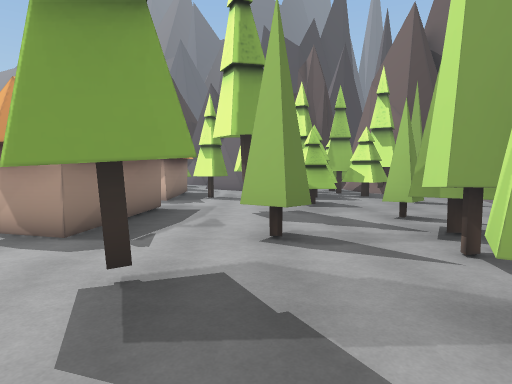
view 1 (above)

15 first-person views from a walk through a scene from a Unity 3-D project. The camera is 1.4 m above the floor, tilts 4° down and sees 75° across. The floor is counted in squares, 2 m on a side. Each view is taken from the middle of a square. On the plan, view 1 faces up. The plan holds only what a view shows up to about 10 squares ahead; the rest is blank. The place goes on beyond the plan. The player is left out. Some animated figures are not drawn.

view 2
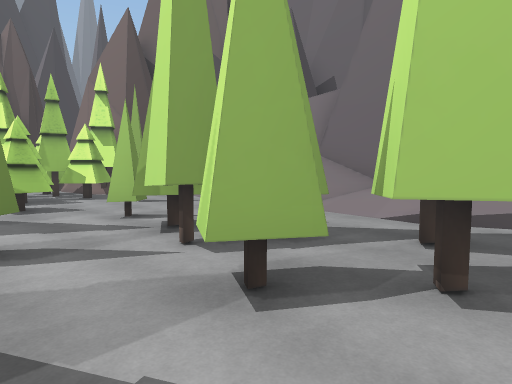

view 3
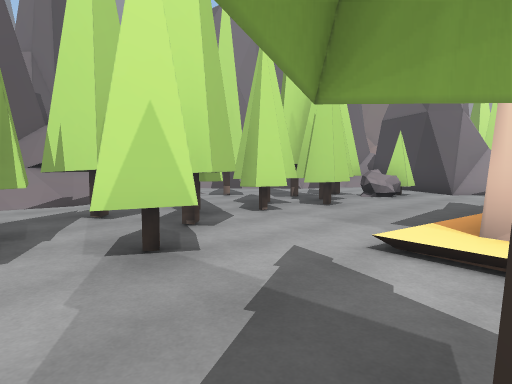

view 4
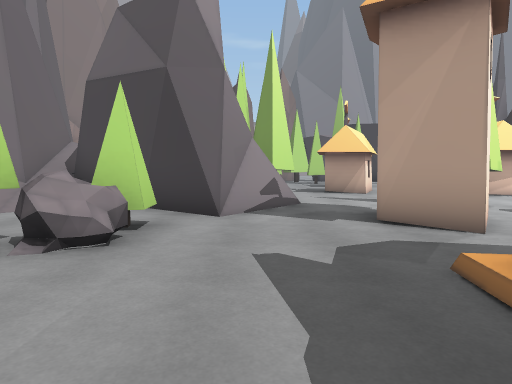

view 5
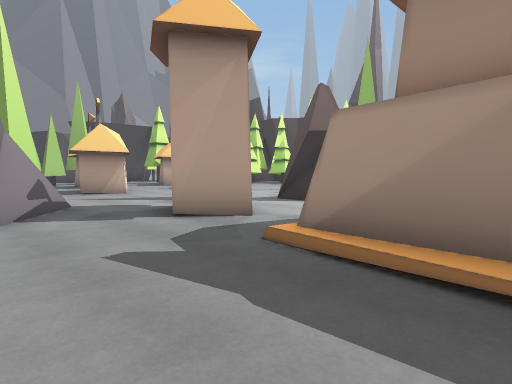

view 6
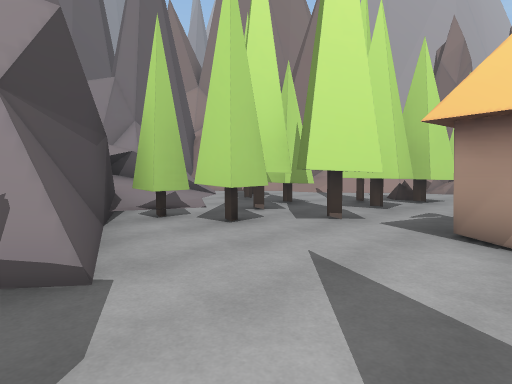

view 7
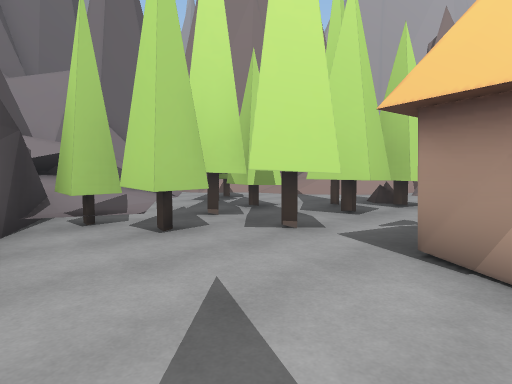

view 8
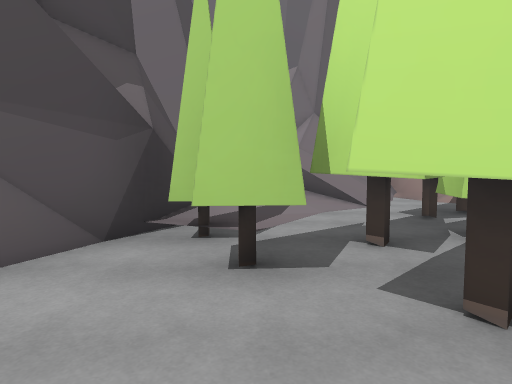

view 9
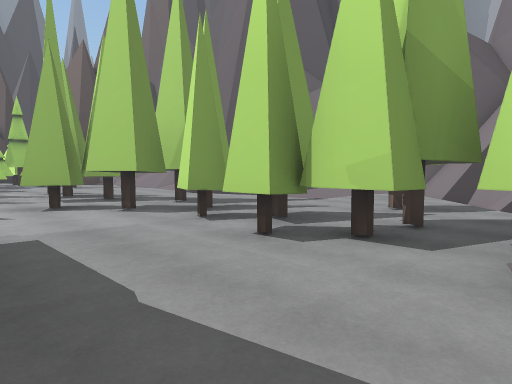

view 10
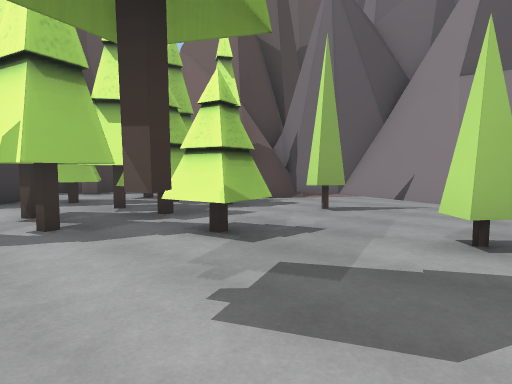

view 11
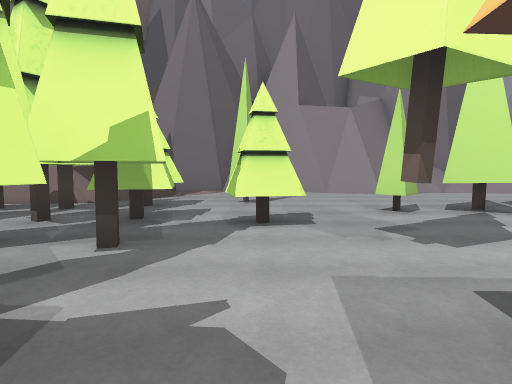

view 12
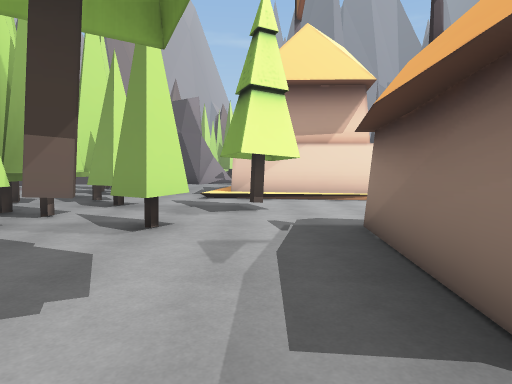

view 13
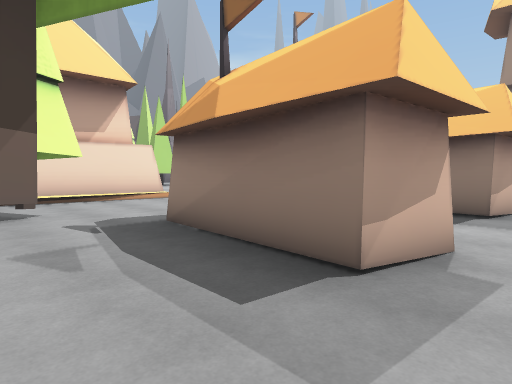

view 14
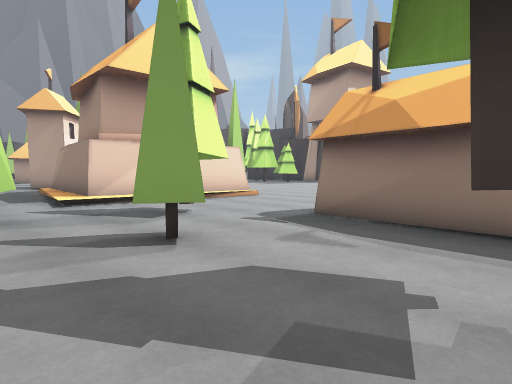

view 15
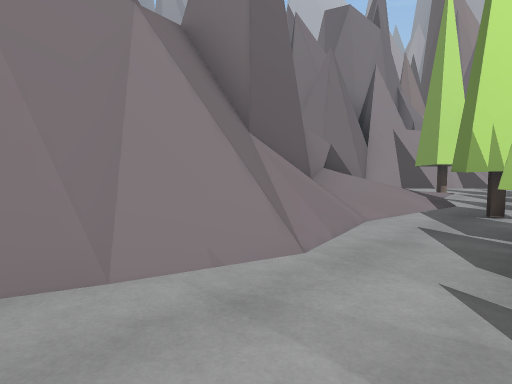

### Floor plan
Key: @ floor where view 1 was taken; # wall or solid block; . main floor; : floor 0.25 m higher than the main floor; / step, stairs or slope; H house; T tree; O other object.
Columns run from 3 left of view 1 to 8 right of it. Each row starts with its distance up from view 1.
 11 H  TT#TT##
 10 H.T#TTTT.#
  9 H..TTT...#
  8 ....TT.T.#
  7 HH.T....##
  6 HH....T.##
  5 H.....T.##
  4 HH.T.TT./##
  3 .....TT./##
  2 ..T.TT..//#
  1 .....#TT//##
  0 HH/@..TT// #
 -1 HHH/..T.///#
 -2  HH/..TT.T/#
 -3  HH/..TTTT##
 -4   H....TT##
 -5  .....TT
 -6 ..H...T.
 -7 .HH..# :
 -8 T...#####
 -9 T...####
-10 ......#####
-11 ....TTT#//#
-12  HH#TTT#//#
-13  H....TT//#
-14   ..TTTOO/#
-15    TT..O./#

Positions as (right, up) in squares from view 1, and headings:
1: (0, 0), facing up
2: (0, 0), facing up-right
3: (-1, 3), facing down-right
4: (1, -2), facing down
5: (2, -2), facing down-left
6: (-2, -8), facing down-right
7: (-2, -9), facing down-right
8: (-1, -11), facing right
9: (0, -5), facing up-right
10: (-1, 5), facing up-right
11: (-3, 8), facing right
12: (-1, 8), facing down
13: (0, 8), facing down-left
14: (2, 7), facing down-left
15: (3, 7), facing down-right
